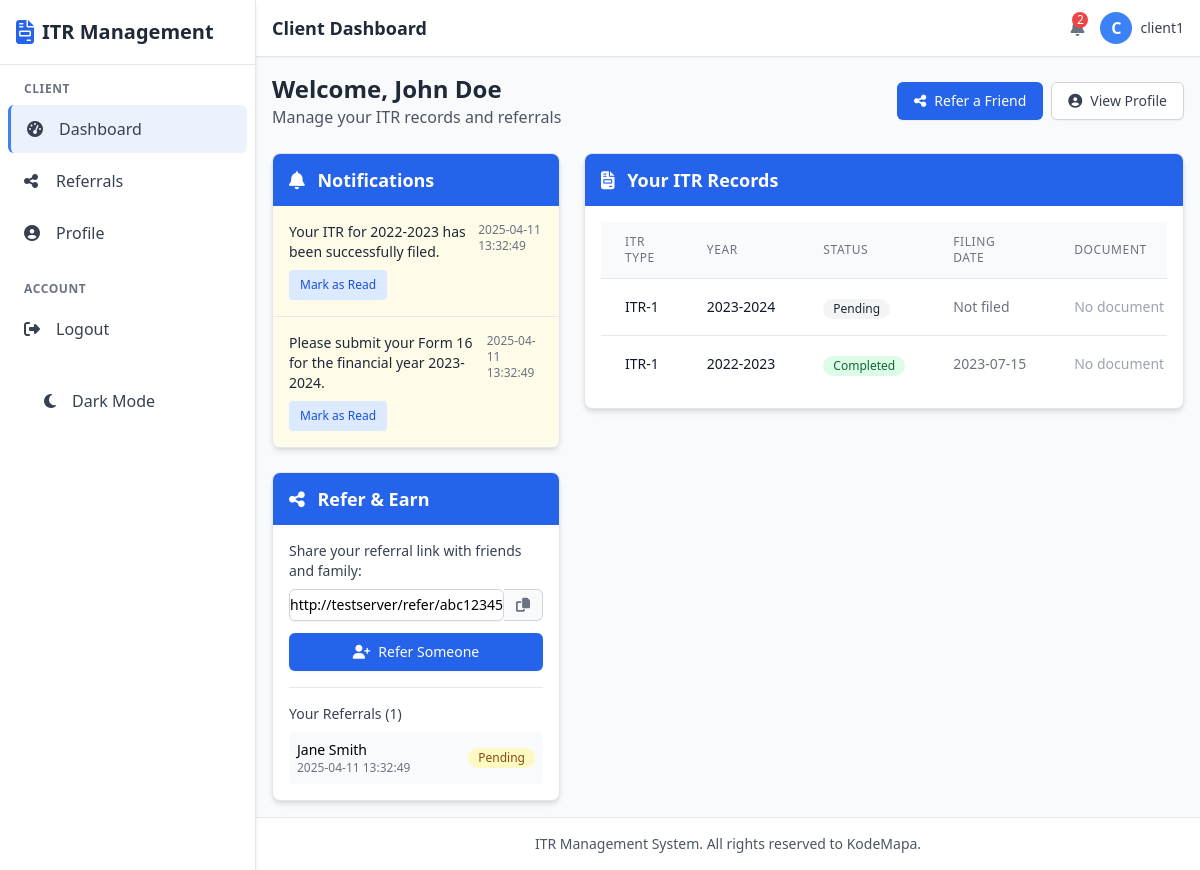
The page /client/dashboard (signed in) on the database as committed earlier.
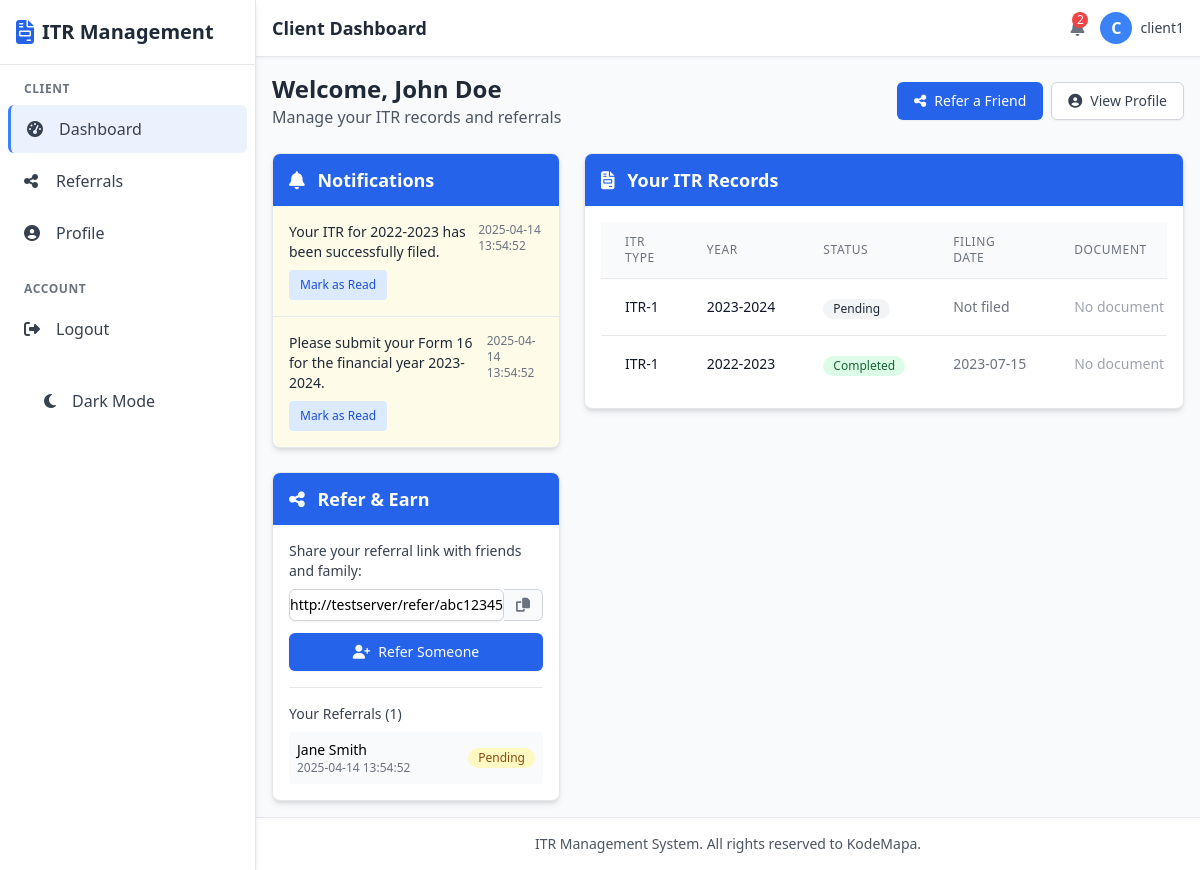
The same page on the database as committed later.
### tables this page shows
CREATE TABLE clients (
    id INTEGER PRIMARY KEY AUTOINCREMENT,
    user_id INTEGER NOT NULL,
    full_name TEXT NOT NULL,
    email TEXT UNIQUE NOT NULL,
    phone TEXT,
    address TEXT,
    pan_number TEXT UNIQUE,
    referral_code TEXT UNIQUE,
    created_at TIMESTAMP DEFAULT CURRENT_TIMESTAMP,
    FOREIGN KEY (user_id) REFERENCES users (id)
);

CREATE TABLE notifications (
    id INTEGER PRIMARY KEY AUTOINCREMENT,
    client_id INTEGER NOT NULL,
    message TEXT NOT NULL,
    is_read BOOLEAN NOT NULL DEFAULT 0,
    created_at TIMESTAMP DEFAULT CURRENT_TIMESTAMP,
    FOREIGN KEY (client_id) REFERENCES clients (id)
);

CREATE TABLE referrals (
    id INTEGER PRIMARY KEY AUTOINCREMENT,
    client_id INTEGER NOT NULL,
    referred_name TEXT NOT NULL,
    referred_email TEXT NOT NULL,
    referred_phone TEXT,
    referred_client_id INTEGER,
    is_reviewed BOOLEAN NOT NULL DEFAULT 0,
    created_at TIMESTAMP DEFAULT CURRENT_TIMESTAMP,
    FOREIGN KEY (client_id) REFERENCES clients (id),
    FOREIGN KEY (referred_client_id) REFERENCES clients (id)
);

CREATE TABLE itr_records (
    id INTEGER PRIMARY KEY AUTOINCREMENT,
    client_id INTEGER NOT NULL,
    itr_type TEXT NOT NULL,
    year TEXT NOT NULL,
    status TEXT NOT NULL,
    filing_date TIMESTAMP,
    document_path TEXT,
    created_at TIMESTAMP DEFAULT CURRENT_TIMESTAMP,
    FOREIGN KEY (client_id) REFERENCES clients (id)
);

### app.py (the view, shortened to what this page needs)
@client_bp.route('/dashboard')
@login_required
def dashboard():
    user_id = session.get('user_id')
    client = query_db('SELECT * FROM clients WHERE user_id = ?', [user_id], one=True)
    if not client:
        flash('Client profile not found', 'error')
        return redirect(url_for('index'))
    itr_records = query_db('SELECT * FROM itr_records WHERE client_id = ? ORDER BY year DESC', [client['id']])
    notifications = query_db('SELECT * FROM notifications WHERE client_id = ? ORDER BY created_at DESC', [client['id']])
    referrals = query_db(
        '''SELECT r.*,
           CASE WHEN r.referred_client_id IS NOT NULL THEN 1 ELSE 0 END as is_registered
           FROM referrals r
           WHERE r.client_id = ?
           ORDER BY r.created_at DESC''',
        [client['id']]
    )
    try:
        referral_code = client['referral_code']
    except (KeyError, IndexError):
        referral_code = None
    referral_url = request.host_url + 'refer/' + client['referral_code']
    return render_template('client/dashboard.html',
                          client=client,
                          itr_records=itr_records,
                          notifications=notifications,
                          referrals=referrals,
                          referral_url=referral_url)

### templates/client/dashboard.html (shortened to what this page needs)
{% extends 'base.html' %}
{% block header_title %}Client Dashboard{% endblock %}
{% block content %}
<div class="mb-6">
    <div class="flex flex-col md:flex-row md:justify-between md:items-center">
        <div class="mb-4 md:mb-0">
            <h1 class="text-2xl font-bold text-gray-800">Welcome, {{ client.full_name }}</h1>
            <p class="text-gray-600">Manage your ITR records and referrals</p>
        </div>
        <div class="flex flex-wrap gap-2">
            <a href="{{ url_for('client.refer') }}" class="inline-flex items-center px-4 py-2 border border-transparent rounded-md shadow-sm text-sm font-medium text-white bg-blue-600 hover:bg-blue-700 focus:outline-none focus:ring-2 focus:ring-offset-2 focus:ring-blue-500 w-full sm:w-auto justify-center">
                <i class="fas fa-share-alt mr-2"></i> Refer a Friend
            </a>
            <a href="{{ url_for('client.profile') }}" class="inline-flex items-center px-4 py-2 border border-gray-300 rounded-md shadow-sm text-sm font-medium text-gray-700 bg-white hover:bg-gray-50 focus:outline-none focus:ring-2 focus:ring-offset-2 focus:ring-blue-500 w-full sm:w-auto justify-center">
                <i class="fas fa-user-circle mr-2"></i> View Profile
            </a>
        </div>
    </div>
</div>
<div class="grid grid-cols-1 lg:grid-cols-3 gap-6">
    <div class="lg:col-span-1 space-y-6">
        <div class="bg-white rounded-lg shadow-md overflow-hidden border border-gray-200">
            <div class="bg-blue-600 px-4 py-3">
                <h2 class="text-lg font-semibold text-white">
                    <i class="fas fa-bell mr-2"></i> Notifications
                </h2>
            </div>
            <div class="divide-y divide-gray-200">
                {% if notifications %}
                    {% for notification in notifications %}
                        <div class="p-4 {{ 'bg-yellow-50' if not notification.is_read else '' }}">
                            <div class="flex justify-between">
                                <p class="text-sm text-gray-800">{{ notification.message }}</p>
                                <span class="text-xs text-gray-500">{{ notification.created_at }}</span>
                            </div>
                            {% if not notification.is_read %}
                                <form method="post" action="{{ url_for('client.read_notification', notification_id=notification.id) }}" class="mt-2">
                                    <button type="submit" class="inline-flex items-center px-2.5 py-1.5 border border-transparent text-xs font-medium rounded text-blue-700 bg-blue-100 hover:bg-blue-200 focus:outline-none focus:ring-2 focus:ring-offset-2 focus:ring-blue-500">
                                        Mark as Read
                                    </button>
                                </form>
                            {% endif %}
                        </div>
                    {% endfor %}
                {% else %}
                    <div class="p-4 text-center text-gray-500">
                        No notifications
                    </div>
                {% endif %}
            </div>
        </div>
        <div class="bg-white rounded-lg shadow-md overflow-hidden border border-gray-200">
            <div class="bg-blue-600 px-4 py-3">
                <h2 class="text-lg font-semibold text-white">
                    <i class="fas fa-share-alt mr-2"></i> Refer & Earn
                </h2>
            </div>
            <div class="p-4">
                <p class="text-sm text-gray-700 mb-2">Share your referral link with friends and family:</p>
                <div class="flex">
                    <input type="text" id="referralUrl" value="{{ referral_url }}" readonly class="flex-1 block w-full border-gray-300 rounded-l-md shadow-sm focus:ring-blue-500 focus:border-blue-500 sm:text-sm">
                    <button onclick="copyReferralUrl()" class="inline-flex items-center px-3 py-2 border border-l-0 border-gray-300 rounded-r-md bg-gray-50 text-gray-500 sm:text-sm hover:bg-gray-100">
                        <i class="fas fa-copy"></i>
                    </button>
                </div>
                <div class="mt-3">
                    <a href="{{ url_for('client.refer') }}" class="inline-flex items-center justify-center w-full px-4 py-2 border border-transparent rounded-md shadow-sm text-sm font-medium text-white bg-blue-600 hover:bg-blue-700 focus:outline-none focus:ring-2 focus:ring-offset-2 focus:ring-blue-500">
                        <i class="fas fa-user-plus mr-2"></i> Refer Someone
                    </a>
                </div>
                {% if referrals %}
                    <div class="mt-4 pt-4 border-t border-gray-200">
                        <h3 class="text-sm font-medium text-gray-700 mb-2">Your Referrals ({{ referrals|length }})</h3>
                        <div class="space-y-2">
                            {% for referral in referrals[:3] %}
                                <div class="bg-gray-50 rounded p-2 text-sm">
                                    <div class="flex justify-between items-center">
                                        <div>
                                            <span class="font-medium">{{ referral.referred_name }}</span>
                                            <div class="text-xs text-gray-500">{{ referral.created_at }}</div>
                                        </div>
                                        <span class="inline-flex items-center px-2.5 py-0.5 rounded-full text-xs font-medium {{ 'bg-green-100 text-green-800' if referral.is_registered else 'bg-yellow-100 text-yellow-800' }}">
                                            {{ 'Registered' if referral.is_registered else 'Pending' }}
                                        </span>
                                    </div>
                                </div>
                            {% endfor %}
                        </div>
                    </div>
                {% endif %}
            </div>
        </div>
    </div>
    <div class="lg:col-span-2">
        <div class="bg-white rounded-lg shadow-md overflow-hidden border border-gray-200">
            <div class="bg-blue-600 px-4 py-3">
                <h2 class="text-lg font-semibold text-white">
                    <i class="fas fa-file-invoice mr-2"></i> Your ITR Records
                </h2>
            </div>
            <div class="p-4">
                <div class="overflow-x-auto">
                    <table class="min-w-full divide-y divide-gray-200">
                        <thead class="bg-gray-50">
                            <tr>
                                <th scope="col" class="px-6 py-3 text-left text-xs font-medium text-gray-500 uppercase tracking-wider">ITR Type</th>
                                <th scope="col" class="px-6 py-3 text-left text-xs font-medium text-gray-500 uppercase tracking-wider">Year</th>
                                <th scope="col" class="px-6 py-3 text-left text-xs font-medium text-gray-500 uppercase tracking-wider">Status</th>
                                <th scope="col" class="px-6 py-3 text-left text-xs font-medium text-gray-500 uppercase tracking-wider">Filing Date</th>
                                <th scope="col" class="px-6 py-3 text-left text-xs font-medium text-gray-500 uppercase tracking-wider">Document</th>
                            </tr>
                        </thead>
                        <tbody class="bg-white divide-y divide-gray-200">
                            {% if itr_records %}
                                {% for record in itr_records %}
                                    <tr>
                                        <td class="px-6 py-4 whitespace-nowrap text-sm text-gray-900">
                                            {{ record.itr_type }}
                                        </td>
                                        <td class="px-6 py-4 whitespace-nowrap text-sm text-gray-900">
                                            {{ record.year }}
                                        </td>
                                        <td class="px-6 py-4 whitespace-nowrap">
                                            <span class="inline-flex items-center px-2.5 py-0.5 rounded-full text-xs font-medium {{ 'bg-green-100 text-green-800' if record.status == 'Completed' else 'bg-yellow-100 text-yellow-800' if record.status == 'In Progress' else 'bg-gray-100 text-gray-800' }}">
                                                {{ record.status }}
                                            </span>
                                        </td>
                                        <td class="px-6 py-4 whitespace-nowrap text-sm text-gray-500">
                                            {{ record.filing_date if record.filing_date else 'Not filed' }}
                                        </td>
                                        <td class="px-6 py-4 whitespace-nowrap text-sm font-medium">
                                            {% if record.document_path %}
                                                <a href="{{ record.document_path }}" target="_blank" class="inline-flex items-center px-2.5 py-1.5 border border-transparent text-xs font-medium rounded text-blue-700 bg-blue-100 hover:bg-blue-200 focus:outline-none focus:ring-2 focus:ring-offset-2 focus:ring-blue-500">
                                                    <i class="fas fa-download mr-1"></i> Download
                                                </a>
                                            {% else %}
                                                <span class="text-gray-400">No document</span>
                                            {% endif %}
                                        </td>
                                    </tr>
                                {% endfor %}
                            {% else %}
                                <tr>
                                    <td colspan="5" class="px-6 py-4 text-center text-sm text-gray-500">
                                        No ITR records found
                                    </td>
                                </tr>
                            {% endif %}
                        </tbody>
                    </table>
                </div>
            </div>
        </div>
    </div>
</div>
{% endblock %}

Rows that differ between the two databases and show on the page:
changed notifications "Your ITR for 2022-2023 has been successfully filed.": created_at "2025-04-11 13:32:49" → "2025-04-14 13:54:52"
changed notifications "Please submit your Form 16 for the financial year 2023-2024.": created_at "2025-04-11 13:32:49" → "2025-04-14 13:54:52"
changed referrals "Jane Smith": created_at "2025-04-11 13:32:49" → "2025-04-14 13:54:52"
